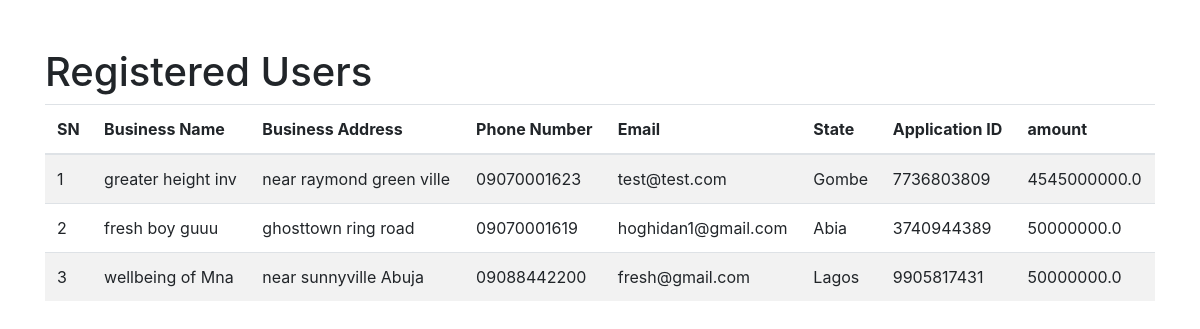
Before: /users (signed in) with the older database file.
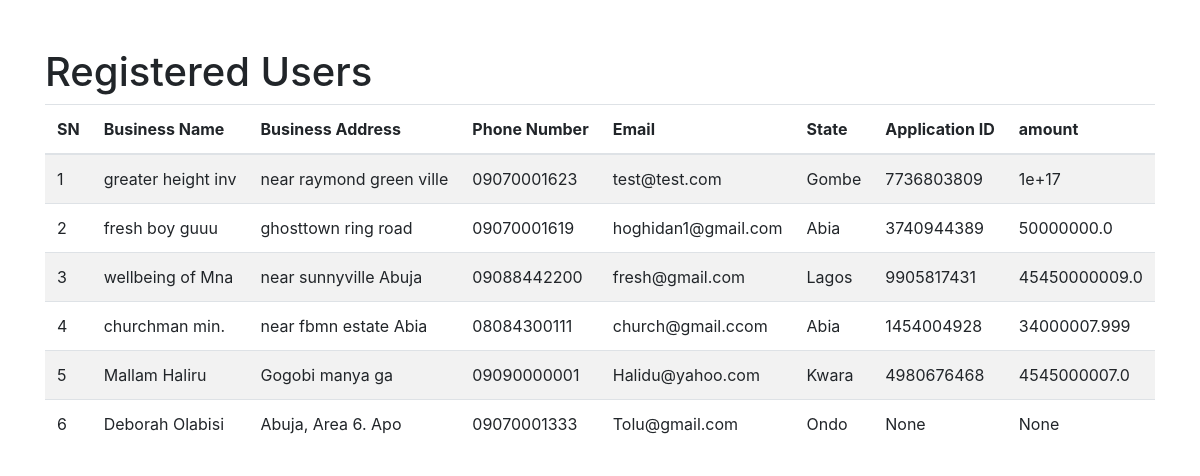
After: the same page with the newer database file.
### app.py (models this page shows)
class User(UserMixin, db.Model):
    id = db.Column(db.Integer, primary_key=True)
    business_name = db.Column(db.String(150), nullable=False)
    business_address = db.Column(db.String(150), nullable=False)
    phone_number = db.Column(db.String(15), nullable=False)
    email = db.Column(db.String(100), unique=True, nullable=False)
    state = db.Column(db.String(50), nullable=False)
    password = db.Column(db.String(200), nullable=False)
    prediction_id = db.Column(db.String(36), unique=True, nullable=True)
    is_admin = db.Column(db.Boolean, default=False)
    business_project = db.Column(db.String(150), nullable=True)
    value_chain_cat = db.Column(db.String(150), nullable=True)
    borrowing_relationship = db.Column(db.String(10), nullable=True)
    fresh_loan_request = db.Column(db.String(15), nullable=True)
    request_submitted_to_bank = db.Column(db.String(10), nullable=True)
    feasibility_study_available = db.Column(db.String(10), nullable=True)
    proposed_facility_amount = db.Column(db.Float(20), nullable=True)
    purpose_of_facility = db.Column(db.String(255), nullable=True)
    name_of_bank = db.Column(db.String(100), nullable=True)
    security_proposed = db.Column(db.String(100), nullable=True)
    highlights_of_discussion = db.Column(db.Text)
    rm_bm_name_phone_number = db.Column(db.String(100), nullable=True)
    rm_bm_email = db.Column(db.String(100), nullable=True)
    status_update = db.Column(db.Text)
    challenges = db.Column(db.Text)
    proposed_next_steps = db.Column(db.Text)

### app.py (the view)
@app.route('/users')
@admin_required
def show_users():
    users = User.query.all()
    return render_template('users.html', users=users)

### app.py (called while the page is built)
@app.before_request
def before_request():
    session.permanent = True
    app.permanent_session_lifetime = timedelta(minutes=10)
    session.modified = True
    session['last_activity'] = time.time()

def admin_required(f):
    @wraps(f)
    def decorated_function(*args, **kwargs):
        if 'user_id' not in session or not session.get('is_admin'):
            flash('You do not have permission to access this page.', 'danger')
            return redirect(url_for('login'))
        return f(*args, **kwargs)
    return decorated_function

### templates/users.html (shortened to what this page needs)
<!DOCTYPE html>
<html lang="en">
<head>
    <link href="https://stackpath.bootstrapcdn.com/bootstrap/4.5.2/css/bootstrap.min.css" rel="stylesheet">
</head>
<body>
    <div class="container mt-5">
        <h1>Registered Users</h1>
        <table class="table table-striped">
            <thead>
                <tr>
                    <th>SN</th>
                    <th>Business Name</th>
                    <th>Business Address</th>
                    <th>Phone Number</th>
                    <th>Email</th>
                    <th>State</th>
                    <th>Application ID</th>
                    <th>amount</th>
                </tr>
            </thead>
            <tbody>
                {% for user in users %}
                <tr>
                    <td>{{ user.id }}</td>
                    <td>{{ user.business_name }}</td>
                    <td>{{ user.business_address }}</td>
                    <td>{{ user.phone_number }}</td>
                    <td>{{ user.email }}</td>
                    <td>{{ user.state }}</td>
                    <td>{{ user.prediction_id }}</td>
                    <td>{{ user.proposed_facility_amount }}</td>
                </tr>
                {% endfor %}
            </tbody>
        </table>
    </div>
</body>
</html>

Changed rows visible on the page:
changed User "greater height inv": proposed_facility_amount "4545000000.0" → "1e+17"
changed User "wellbeing of Mna": proposed_facility_amount "50000000.0" → "45450000009.0"
added User: id "4", business_name "churchman min.", business_address "near fbmn estate Abia", phone_number "08084300111", email "church@gmail.ccom", state "Abia", prediction_id "1454004928", proposed_facility_amount "34000007.999"
added User: id "5", business_name "Mallam Haliru", business_address "Gogobi manya ga", phone_number "09090000001", email "Halidu@yahoo.com", state "Kwara", prediction_id "4980676468", proposed_facility_amount "4545000007.0"
added User: id "6", business_name "Deborah Olabisi", business_address "Abuja, Area 6. Apo", phone_number "09070001333", email "Tolu@gmail.com", state "Ondo", prediction_id "None", proposed_facility_amount "None"
